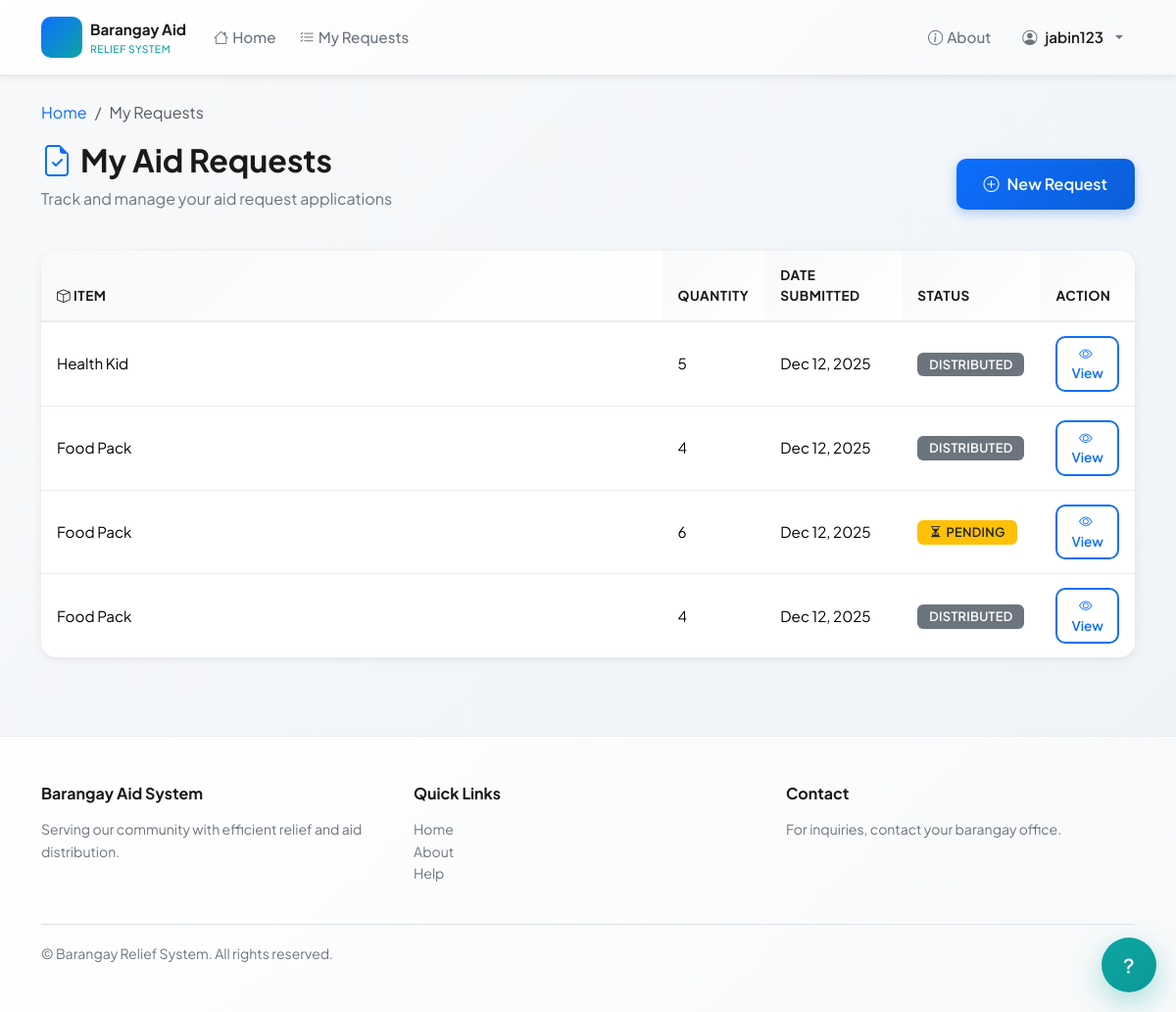
/request/list/ (signed in), run on the app's committed database.
### core/models.py (models this page shows, shortened)
class AidRequest(models.Model):
    STATUS_CHOICES = [
        ('PENDING', 'Pending'),
        ('APPROVED', 'Approved'),
        ('REJECTED', 'Rejected'),
        ('DISTRIBUTED', 'Distributed'), # Final status after distribution
    ]
    beneficiary = models.ForeignKey(Beneficiary, on_delete=models.CASCADE) # Linked to a beneficiary
    date_requested = models.DateTimeField(auto_now_add=True) # Has a date_requested field
    item_requested = models.CharField(max_length=100)
    quantity_requested = models.IntegerField()
    status = models.CharField(max_length=20, choices=STATUS_CHOICES, default='PENDING')

### core/views.py (the view)
# urls.py: path('request/list/', views.RequestListView.as_view(), name='request_list'),
class RequestListView(LoginRequiredMixin, ListView):
    model = AidRequest
    template_name = 'core/request_list.html'
    context_object_name = 'requests'
    paginate_by = 10
    def get_queryset(self):
        return AidRequest.objects.filter(beneficiary__user=self.request.user).order_by('-date_requested')

### core/templates/core/request_list.html (shortened to what this page needs)
{% extends 'base.html' %}
{% block content %}
<div class="mb-4">
  <nav aria-label="breadcrumb">
    <ol class="breadcrumb breadcrumb-custom">
      <li class="breadcrumb-item"><a href="{% url 'home' %}">Home</a></li>
      <li class="breadcrumb-item active" aria-current="page">My Requests</li>
    </ol>
  </nav>
  <div class="d-flex justify-content-between align-items-center mb-4">
    <div>
      <h1 class="h2 mb-2" style="color: #1a1a1a; font-weight: 700;">
        <i class="bi bi-file-earmark-check me-2" style="color: #0d6efd;"></i>My Aid Requests
      </h1>
      <p class="text-muted">Track and manage your aid request applications</p>
    </div>
    <a href="{% url 'request_create' %}" class="btn btn-primary btn-lg d-none d-md-inline-block">
      <i class="bi bi-plus-circle me-2"></i>New Request
    </a>
  </div>
</div>
<div class="card">
  <div class="card-body p-0">
    {% if requests %}
      <div class="table-responsive">
        <table class="table table-hover mb-0" role="table" aria-describedby="request-list-desc">
          <thead>
            <tr>
              <th scope="col"><i class="bi bi-box"></i> Item</th>
              <th scope="col" style="width: 100px;">Quantity</th>
              <th scope="col" style="width: 140px;">Date Submitted</th>
              <th scope="col" style="width: 120px;">Status</th>
              <th scope="col" style="width: 80px;" aria-hidden="true">Action</th>
            </tr>
          </thead>
          <tbody>
            {% for req in requests %}
            <tr>
              <td class="fw-500">{{ req.item_requested }}</td>
              <td>{{ req.quantity_requested }}</td>
              <td>{{ req.date_requested|date:"M d, Y" }}</td>
              <td>
                {% if req.status == 'APPROVED' %}
                  <span class="badge bg-success"><i class="bi bi-check-circle me-1"></i>Approved</span>
                {% elif req.status == 'PENDING' %}
                  <span class="badge bg-warning text-dark"><i class="bi bi-hourglass-split me-1"></i>Pending</span>
                {% elif req.status == 'REJECTED' %}
                  <span class="badge bg-danger"><i class="bi bi-x-circle me-1"></i>Rejected</span>
                {% else %}
                  <span class="badge bg-secondary">{{ req.get_status_display }}</span>
                {% endif %}
              </td>
              <td>
                <a href="{% url 'request_detail' req.pk %}" class="btn btn-sm btn-outline-primary">
                  <i class="bi bi-eye me-1"></i>View
                </a>
              </td>
            </tr>
            {% endfor %}
          </tbody>
        </table>
      </div>
    {% endif %}
  </div>
</div>
{% endblock %}

### core/templates/base.html (shortened to what this page needs)
<!DOCTYPE html>
<html lang="en">
<head>
    <link href="https://cdn.jsdelivr.net/npm/bootstrap@5.3.2/dist/css/bootstrap.min.css" rel="stylesheet">
    <link rel="stylesheet" href="https://cdn.jsdelivr.net/npm/bootstrap-icons@1.11.3/font/bootstrap-icons.css">
    {% load static %}
    <link rel="stylesheet" href="{% static 'css/site.css' %}">
    <link rel="stylesheet" href="{% static 'css/site-compact.css' %}" media="(max-width: 640px)">
</head>
<body>
    <nav class="navbar navbar-expand-lg navbar-premium fixed-top" role="navigation" aria-label="Main navigation">
        <div class="container-lg">
            <a class="navbar-brand d-flex align-items-center gap-2" href="/">
                <div class="brand-icon">
                </div>
                <div>
                    <div class="brand-name">Barangay Aid</div>
                    <div class="brand-tagline">Relief System</div>
                </div>
            </a>
            <div class="collapse navbar-collapse" id="mainNav">
                <ul class="navbar-nav me-auto mb-2 mb-lg-0">
                    <li class="nav-item"><a class="nav-link {% if request.resolver_match.url_name == 'home' %}active{% endif %}" href="/"><i class="bi bi-house me-1"></i>Home</a></li>
                    {% if user.is_authenticated and not user.is_staff %}
                        <li class="nav-item"><a class="nav-link" href="{% url 'request_list' %}"><i class="bi bi-list-check me-1"></i>My Requests</a></li>
                    {% endif %}
                </ul>
                <ul class="navbar-nav ms-auto gap-2 mb-2 mb-lg-0">
                    <li class="nav-item"><a class="nav-link" href="{% url 'about' %}"><i class="bi bi-info-circle me-1"></i>About</a></li>
                    {% if user.is_authenticated %}
                        <li class="nav-item dropdown">
                            <a class="nav-link dropdown-toggle d-flex align-items-center gap-2" href="#" id="userDropdown" role="button" data-bs-toggle="dropdown" aria-expanded="false">
                                <span class="avatar"><i class="bi bi-person-circle"></i></span>
                                <span class="user-name">{{ user.first_name|default:user.username }}</span>
                            </a>
                        </li>
                    {% else %}
                        <li class="nav-item"><a class="nav-link" href="{% url 'login' %}"><i class="bi bi-box-arrow-in-right me-1"></i>Login</a></li>
                        <li class="nav-item"><a class="nav-link btn-nav-register" href="{% url 'register' %}"><i class="bi bi-person-plus me-1"></i>Register</a></li>
                    {% endif %}
                </ul>
            </div>
        </div>
    </nav>
    <div class="alerts-container">
    </div>
    <main id="main-content" class="main-content" role="main">
        <div class="container-lg">
            {% block content %}{% endblock %}
        </div>
    </main>
    <footer class="footer-premium mt-5">
        <div class="container-lg">
            <div class="row g-4 mb-4">
                <div class="col-md-4">
                    <h6 class="mb-3">Barangay Aid System</h6>
                    <p class="text-muted small">Serving our community with efficient relief and aid distribution.</p>
                </div>
                <div class="col-md-4">
                    <h6 class="mb-3">Quick Links</h6>
                    <ul class="list-unstyled small">
                        <li><a href="/" class="text-muted text-decoration-none">Home</a></li>
                        <li><a href="{% url 'about' %}" class="text-muted text-decoration-none">About</a></li>
                        <li><a href="{% url 'help' %}" class="text-muted text-decoration-none">Help</a></li>
                    </ul>
                </div>
                <div class="col-md-4">
                    <h6 class="mb-3">Contact</h6>
                    <p class="text-muted small">For inquiries, contact your barangay office.</p>
                </div>
            </div>
            <div class="border-top pt-3">
                <small class="text-muted">&copy; {{ now|date:"Y" }} Barangay Relief System. All rights reserved.</small>
            </div>
        </div>
    </footer>
    <a href="{% url 'help' %}" class="fab" title="Help" aria-label="Help">
        <i class="bi bi-question-lg"></i>
    </a>
</body>
</html>

### core/static/css/site-compact.css (style rules this page uses)
:root { --compact-gap:0.5rem; }
body { font-size:15px }
.card { border-radius:10px;padding:0.6rem }
.btn { padding:0.5rem 0.75rem }
.table td, .table th { padding:0.5rem }
.navbar .nav-link { padding:0.4rem 0.6rem }
h1.h2 { font-size:1.25rem }
.mb-3 { margin-bottom:0.5rem!important }
.fab { width:48px;height:48px;right:16px;bottom:16px }

### data on the page
AidRequest: item_requested "Health Kid", quantity_requested "5", date_requested "Dec 12, 2025", status "DISTRIBUTED"
AidRequest: item_requested "Food Pack", quantity_requested "4", date_requested "Dec 12, 2025", status "DISTRIBUTED"
AidRequest: item_requested "Food Pack", quantity_requested "6", date_requested "Dec 12, 2025", status "PENDING" (drawn)
AidRequest: item_requested "Food Pack", quantity_requested "4", date_requested "Dec 12, 2025", status "DISTRIBUTED"

### other printed values
{{ user.first_name|default:user.username }} "jabin123"
